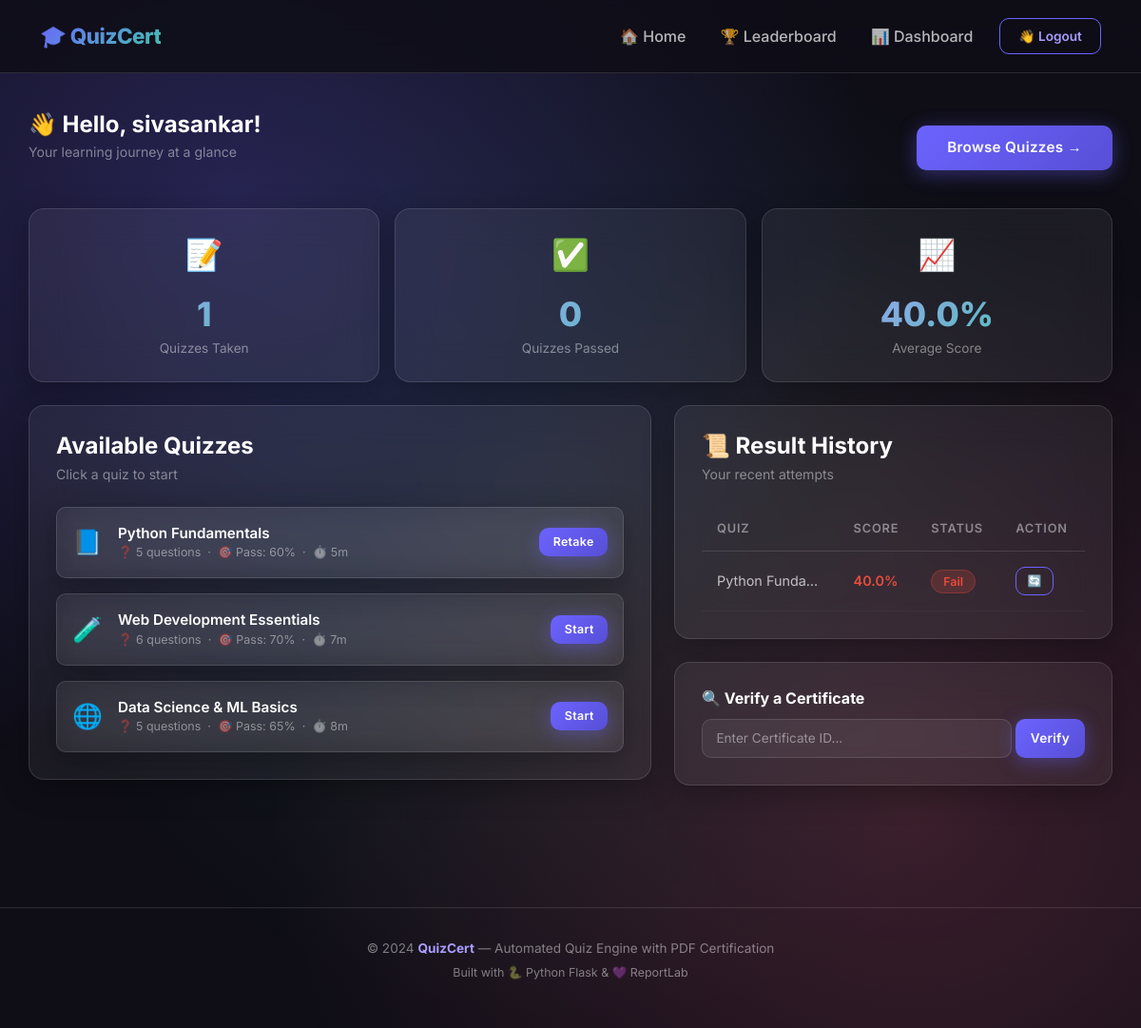
/dashboard (signed in), run on the app's committed database.
### app.py (models this page shows)
class User(db.Model):
    __tablename__ = 'users'
    id       = db.Column(db.Integer, primary_key=True)
    name     = db.Column(db.String(120), nullable=False)
    email    = db.Column(db.String(200), unique=True, nullable=False)
    password = db.Column(db.String(256), nullable=False)
    is_admin = db.Column(db.Boolean, default=False)
    created_at = db.Column(db.DateTime, default=datetime.datetime.utcnow)
    results  = db.relationship('Result', backref='user', lazy=True)

class Quiz(db.Model):
    __tablename__ = 'quizzes'
    id            = db.Column(db.Integer, primary_key=True)
    title         = db.Column(db.String(200), nullable=False)
    description   = db.Column(db.Text, default='')
    passing_score = db.Column(db.Integer, default=60)   # percentage
    time_limit    = db.Column(db.Integer, default=600)  # seconds (0 = no limit)
    created_at    = db.Column(db.DateTime, default=datetime.datetime.utcnow)
    questions = db.relationship('Question', backref='quiz', lazy=True,
                                cascade='all, delete-orphan')
    results   = db.relationship('Result',   backref='quiz', lazy=True,
                                cascade='all, delete-orphan')

class Result(db.Model):
    __tablename__ = 'results'
    id             = db.Column(db.Integer, primary_key=True)
    user_id        = db.Column(db.Integer, db.ForeignKey('users.id'), nullable=False)
    quiz_id        = db.Column(db.Integer, db.ForeignKey('quizzes.id'), nullable=False)
    score          = db.Column(db.Float, nullable=False)      # percentage
    passed         = db.Column(db.Boolean, default=False)
    certificate_id = db.Column(db.String(36), unique=True, nullable=True)
    taken_at       = db.Column(db.DateTime, default=datetime.datetime.utcnow)

### app.py (the view)
@app.route('/dashboard')
@login_required
def dashboard():
    user    = current_user()
    quizzes = Quiz.query.all()
    results = (Result.query
               .filter_by(user_id=user.id)
               .order_by(Result.taken_at.desc())
               .all())
    result_map = {}
    for r in results:
        if r.quiz_id not in result_map:
            result_map[r.quiz_id] = r  # first (most recent) attempt only
    total_taken   = len(set(r.quiz_id for r in results))
    total_passed  = sum(1 for r in results if r.passed)
    avg_score     = round(sum(r.score for r in results) / len(results), 1) if results else 0
    return render_template('dashboard.html',
                           user=user,
                           quizzes=quizzes,
                           results=results,
                           result_map=result_map,
                           total_taken=total_taken,
                           total_passed=total_passed,
                           avg_score=avg_score)

### app.py (called while the page is built)
def login_required(f):
    from functools import wraps
    @wraps(f)
    def decorated(*args, **kwargs):
        if 'user_id' not in session:
            flash('Please log in to continue.', 'warning')
            return redirect(url_for('login'))
        return f(*args, **kwargs)
    return decorated

def current_user():
    if 'user_id' in session:
        return db.session.get(User, session['user_id'])
    return None

@app.context_processor
def inject_user():
    return dict(current_user=current_user())

### templates/dashboard.html (shortened to what this page needs)
{% extends 'base.html' %}
{% block content %}
<div class="container p-page">
    <div class="d-flex justify-between align-center flex-wrap gap-2 mb-4">
        <div>
            <h1 class="section-title">👋 Hello, {{ user.name }}!</h1>
            <p class="section-subtitle">Your learning journey at a glance</p>
        </div>
        <a href="{{ url_for('index') }}" class="btn-primary-custom">Browse Quizzes →</a>
    </div>
    <div class="row g-3 mb-4">
        <div class="col-6 col-md-4">
            <div class="glass-card dashboard-stat-card">
                <div class="dashboard-stat-icon">📝</div>
                <div class="dashboard-stat-number" data-counter="{{ total_taken }}">{{ total_taken }}</div>
                <div class="dashboard-stat-label">Quizzes Taken</div>
            </div>
        </div>
        <div class="col-6 col-md-4">
            <div class="glass-card dashboard-stat-card">
                <div class="dashboard-stat-icon">✅</div>
                <div class="dashboard-stat-number" data-counter="{{ total_passed }}">{{ total_passed }}</div>
                <div class="dashboard-stat-label">Quizzes Passed</div>
            </div>
        </div>
        <div class="col-6 col-md-4">
            <div class="glass-card dashboard-stat-card">
                <div class="dashboard-stat-icon">📈</div>
                <div class="dashboard-stat-number">{{ avg_score }}%</div>
                <div class="dashboard-stat-label">Average Score</div>
            </div>
        </div>
    </div>
    <div class="row g-4">
        <div class="col-lg-7">
            <div class="glass-card admin-card">
                <h2 class="section-title mb-1">Available Quizzes</h2>
                <p class="section-subtitle">Click a quiz to start</p>
                <div class="row g-3">
                    {% for quiz in quizzes %}
                    <div class="col-12">
                        <div style="display:flex; align-items:center; gap:1rem; padding:1rem; border:1px solid var(--card-border);
                          border-radius:var(--radius-sm); transition:var(--transition);" class="glass-card"
                            style="padding:1rem; cursor:default;">
                            <div style="font-size:1.6rem;">
                                {% set icons = ['📘','🧪','🌐','📊','🔬','💡','🎯','🧠'] %}
                                {{ icons[loop.index0 % icons|length] }}
                            </div>
                            <div style="flex:1; min-width:0;">
                                <div
                                    style="font-weight:600; font-size:0.95rem; white-space:nowrap; overflow:hidden; text-overflow:ellipsis;">
                                    {{ quiz.title }}
                                </div>
                                <div style="font-size:0.78rem; color:var(--text-muted);">
                                    ❓ {{ quiz.questions|length }} questions &nbsp;·&nbsp; 🎯 Pass: {{ quiz.passing_score
                                    }}%
                                    {% if quiz.time_limit > 0 %}
                                    &nbsp;·&nbsp; ⏱️ {{ (quiz.time_limit // 60) }}m
                                    {% endif %}
                                </div>
                            </div>
                            <div style="display:flex; gap:0.5rem; flex-shrink:0;">
                                <a href="{{ url_for('quiz', quiz_id=quiz.id) }}" class="btn-primary-custom"
                                    style="padding:0.35rem 0.9rem; font-size:0.78rem;">
                                    {% if quiz.id in result_map %}Retake{% else %}Start{% endif %}
                                </a>
                            </div>
                        </div>
                    </div>
                    {% else %}
                    <p style="color:var(--text-muted);">No quizzes available yet.</p>
                    {% endfor %}
                </div>
            </div>
        </div>
        <div class="col-lg-5">
            <div class="glass-card admin-card">
                <h2 class="section-title mb-1">📜 Result History</h2>
                <p class="section-subtitle">Your recent attempts</p>
                {% if results %}
                <div style="overflow-x:auto;">
                    <table class="history-table">
                        <thead>
                            <tr>
                                <th>Quiz</th>
                                <th>Score</th>
                                <th>Status</th>
                                <th>Action</th>
                            </tr>
                        </thead>
                        <tbody>
                            {% for r in results %}
                            <tr>
                                <td
                                    style="max-width:140px; overflow:hidden; text-overflow:ellipsis; white-space:nowrap;">
                                    {{ r.quiz.title }}
                                </td>
                                <td
                                    style="font-weight:600; color:{% if r.passed %}var(--accent){% else %}#e74c3c{% endif %};">
                                    {{ r.score }}%
                                </td>
                                <td>
                                    {% if r.passed %}
                                    <span class="badge-pass">Pass</span>
                                    {% else %}
                                    <span class="badge-fail">Fail</span>
                                    {% endif %}
                                </td>
                                <td>
                                    {% if r.passed %}
                                    <a href="{{ url_for('download_certificate', result_id=r.id) }}"
                                        class="btn-accent-custom" style="padding:0.3rem 0.7rem; font-size:0.75rem;">
                                        📥
                                    </a>
                                    {% else %}
                                    <a href="{{ url_for('quiz', quiz_id=r.quiz_id) }}" class="btn-outline-custom"
                                        style="padding:0.3rem 0.7rem; font-size:0.75rem;">
                                        🔄
                                    </a>
                                    {% endif %}
                                </td>
                            </tr>
                            {% endfor %}
                        </tbody>
                    </table>
                </div>
                {% else %}
                <div class="text-center" style="padding:2rem 0; color:var(--text-muted);">
                    <div style="font-size:2.5rem; margin-bottom:0.5rem;">🎯</div>
                    <p>No quiz attempts yet.<br />Take your first quiz to see results here!</p>
                </div>
                {% endif %}
            </div>
            <div class="glass-card admin-card mt-0">
                <h3 style="font-size:1rem; font-weight:700; margin-bottom:0.75rem;">🔍 Verify a Certificate</h3>
                <form action="/certificate/verify/placeholder" id="verifyForm" method="GET"
                    onsubmit="event.preventDefault(); window.location='/certificate/verify/'+document.getElementById('certIdInput').value;">
                    <div class="d-flex gap-1">
                        <input type="text" class="form-control-custom" id="certIdInput"
                            placeholder="Enter Certificate ID..."
                            style="flex:1; padding:0.6rem 0.9rem; font-size:0.85rem;" />
                        <button type="submit" class="btn-primary-custom"
                            style="padding:0.6rem 1rem; font-size:0.85rem;">
                            Verify
                        </button>
                    </div>
                </form>
            </div>
        </div>
    </div>
</div>
{% endblock %}

### static/css/style.css (style rules this page uses)
:root { --primary: #6C63FF; --primary-dark: #574fd6; --primary-light: #a89dff; --secondary: #FF6584; --accent: #43C6AC; --success: #28a745; --danger: #e74c3c; --warning: #f39c12; --dark: #0f0e17; --dark-2: #1a1a2e; --dark-3: #16213e; --card-bg: rgba(255,255,255,0.06); --card-border: rgba(255,255,255,0.12); --text-primary: #ffffff; --text-secondary: rgba(255,255,255,0.7); --text-muted: rgba(255,255,255,0.45); --radius: 16px; --radius-sm: 10px; --shadow: 0 8px 32px rgba(0,0,0,0.3); --shadow-lg: 0 20px 60px rgba(0,0,0,0.5); --transition: all 0.3s cubic-bezier(0.4, 0, 0.2, 1); }
*, *::before, *::after { box-sizing: border-box; margin: 0; padding: 0; }
body { font-family: 'Inter', sans-serif; background: var(--dark); color: var(--text-primary); min-height: 100vh; overflow-x: hidden; }
body::before { content: ''; position: fixed; inset: 0; background: radial-gradient(ellipse at 20% 20%, rgba(108,99,255,0.25) 0%, transparent 50%), radial-gradient(ellipse at 80% 80%, rgba(255,101,132,0.18) 0%, transparent 50%), radial-gradient(ellipse at 50% 50%, rgba(67,198,172,0.1) 0%, transparent 70%); pointer-events: none; z-index: 0; }
.glass-card { background: var(--card-bg); backdrop-filter: blur(20px); border: 1px solid var(--card-border); border-radius: var(--radius); box-shadow: var(--shadow); transition: var(--transition); }
.btn-primary-custom { background: linear-gradient(135deg, var(--primary), var(--primary-dark)); color: #fff; border: none; border-radius: var(--radius-sm); padding: 0.75rem 2rem; font-weight: 600; font-size: 0.95rem; letter-spacing: 0.3px; cursor: pointer; transition: var(--transition); box-shadow: 0 4px 20px rgba(108,99,255,0.4); display: inline-flex; align-items: center; gap: 0.5rem; text-decoration: none; }
.btn-outline-custom { background: transparent; color: var(--primary-light); border: 1px solid var(--primary); border-radius: var(--radius-sm); padding: 0.7rem 1.8rem; font-weight: 600; cursor: pointer; transition: var(--transition); text-decoration: none; display: inline-flex; align-items: center; gap: 0.5rem; }
.form-control-custom { width: 100%; padding: 0.85rem 1.1rem; background: rgba(255,255,255,0.06); border: 1px solid var(--card-border); border-radius: var(--radius-sm); color: var(--text-primary); font-size: 0.95rem; font-family: 'Inter', sans-serif; transition: var(--transition); outline: none; }
.form-control-custom::placeholder { color: var(--text-muted); }
.dashboard-stat-card { padding: 1.5rem; text-align: center; }
.dashboard-stat-icon { font-size: 2rem; margin-bottom: 0.75rem; }
.dashboard-stat-number { font-size: 2.2rem; font-weight: 800; background: linear-gradient(135deg, var(--primary-light), var(--accent)); -webkit-background-clip: text; -webkit-text-fill-color: transparent; background-clip: text; }
.dashboard-stat-label { color: var(--text-muted); font-size: 0.85rem; }
.history-table { width: 100%; border-collapse: collapse; }
.history-table th { padding: 0.85rem 1rem; text-align: left; font-size: 0.8rem; font-weight: 600; color: var(--text-muted); text-transform: uppercase; letter-spacing: 0.8px; border-bottom: 1px solid var(--card-border); }
.history-table td { padding: 1rem; border-bottom: 1px solid rgba(255,255,255,0.04); font-size: 0.9rem; color: var(--text-secondary); }
.badge-fail { background: rgba(231,76,60,0.2); color: #e74c3c; border: 1px solid rgba(231,76,60,0.3); padding: 0.25rem 0.75rem; border-radius: 50px; font-size: 0.78rem; font-weight: 600; }
.admin-card { padding: 1.75rem; margin-bottom: 1.5rem; }
.section-title { font-size: 1.5rem; font-weight: 700; margin-bottom: 0.25rem; }
.section-subtitle { color: var(--text-muted); font-size: 0.88rem; margin-bottom: 1.5rem; }
.mb-1 { margin-bottom: 0.5rem; }
.p-page { padding: 2.5rem 0; }
.d-flex { display: flex; }
.align-center { align-items: center; }
.justify-between { justify-content: space-between; }
.gap-1 { gap: 0.5rem; }
.gap-2 { gap: 1rem; }
.flex-wrap { flex-wrap: wrap; }

### data on the page
User: name "sivasankar"
Quiz: icons "📘", title "Python Fundamentals", questions|length "5", passing_score "60", time_limit "5", shows "Retake"
Quiz: icons "🧪", title "Web Development Essentials", questions|length "6", passing_score "70", time_limit "7", shows "Start"
Quiz: icons "🌐", title "Data Science & ML Basics", questions|length "5", passing_score "65", time_limit "8", shows "Start"
Result: quiz "Python Funda…", score "40.0", passed "Fail"

### other printed values
{{ total_taken }} "1"
{{ total_passed }} "0"
{{ avg_score }} "40.0"
